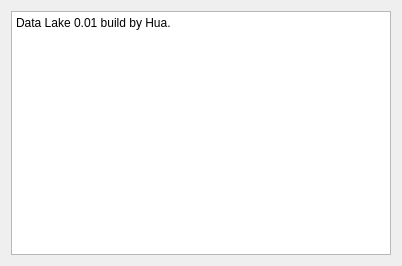
<?xml version="1.0" encoding="UTF-8"?>
<ui version="4.0">
 <class>Form</class>
 <widget class="QWidget" name="Form">
  <property name="geometry">
   <rect>
    <x>0</x>
    <y>0</y>
    <width>402</width>
    <height>266</height>
   </rect>
  </property>
  <property name="windowTitle">
   <string>About</string>
  </property>
  <layout class="QHBoxLayout" name="horizontalLayout">
   <item>
    <widget class="QTextBrowser" name="textBrowser">
     <property name="html">
      <string>&lt;!DOCTYPE HTML PUBLIC &quot;-//W3C//DTD HTML 4.0//EN&quot; &quot;http://www.w3.org/TR/REC-html40/strict.dtd&quot;&gt;
&lt;html&gt;&lt;head&gt;&lt;meta name=&quot;qrichtext&quot; content=&quot;1&quot; /&gt;&lt;style type=&quot;text/css&quot;&gt;
p, li { white-space: pre-wrap; }
&lt;/style&gt;&lt;/head&gt;&lt;body style=&quot; font-family:'SimSun'; font-size:9pt; font-weight:400; font-style:normal;&quot;&gt;
&lt;p style=&quot; margin-top:0px; margin-bottom:0px; margin-left:0px; margin-right:0px; -qt-block-indent:0; text-indent:0px;&quot;&gt;Data Lake 0.01 build by Hua.&lt;/p&gt;&lt;/body&gt;&lt;/html&gt;</string>
     </property>
    </widget>
   </item>
  </layout>
 </widget>
 <resources/>
 <connections/>
</ui>
